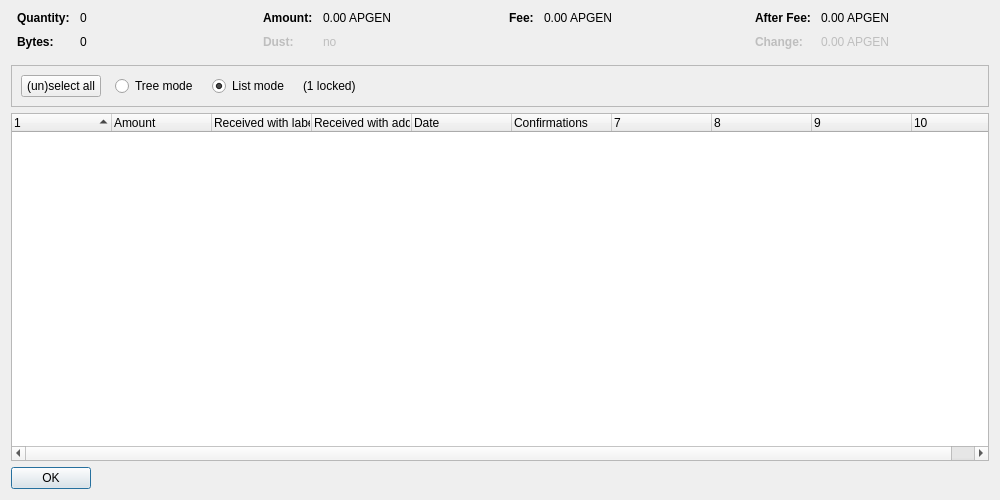
<?xml version="1.0" encoding="UTF-8"?>
<ui version="4.0">
 <class>CoinControlDialog</class>
 <widget class="QDialog" name="CoinControlDialog">
  <property name="geometry">
   <rect>
    <x>0</x>
    <y>0</y>
    <width>1000</width>
    <height>500</height>
   </rect>
  </property>
  <property name="windowTitle">
   <string>Coin Selection</string>
  </property>
  <layout class="QVBoxLayout" name="verticalLayout">
   <item>
    <layout class="QHBoxLayout" name="horizontalLayoutTop" stretch="0,0,0,0">
     <property name="topMargin">
      <number>0</number>
     </property>
     <property name="bottomMargin">
      <number>10</number>
     </property>
     <item>
      <layout class="QFormLayout" name="formLayoutCoinControl1">
       <property name="horizontalSpacing">
        <number>10</number>
       </property>
       <property name="verticalSpacing">
        <number>10</number>
       </property>
       <property name="leftMargin">
        <number>6</number>
       </property>
       <property name="rightMargin">
        <number>6</number>
       </property>
       <item row="0" column="0">
        <widget class="QLabel" name="labelCoinControlQuantityText">
         <property name="font">
          <font>
           <weight>75</weight>
           <bold>true</bold>
          </font>
         </property>
         <property name="text">
          <string>Quantity:</string>
         </property>
        </widget>
       </item>
       <item row="0" column="1">
        <widget class="QLabel" name="labelCoinControlQuantity">
         <property name="cursor">
          <cursorShape>IBeamCursor</cursorShape>
         </property>
         <property name="contextMenuPolicy">
          <enum>Qt::ActionsContextMenu</enum>
         </property>
         <property name="text">
          <string notr="true">0</string>
         </property>
         <property name="textInteractionFlags">
          <set>Qt::LinksAccessibleByMouse|Qt::TextSelectableByKeyboard|Qt::TextSelectableByMouse</set>
         </property>
        </widget>
       </item>
       <item row="1" column="0">
        <widget class="QLabel" name="labelCoinControlBytesText">
         <property name="font">
          <font>
           <weight>75</weight>
           <bold>true</bold>
          </font>
         </property>
         <property name="text">
          <string>Bytes:</string>
         </property>
        </widget>
       </item>
       <item row="1" column="1">
        <widget class="QLabel" name="labelCoinControlBytes">
         <property name="cursor">
          <cursorShape>IBeamCursor</cursorShape>
         </property>
         <property name="contextMenuPolicy">
          <enum>Qt::ActionsContextMenu</enum>
         </property>
         <property name="text">
          <string notr="true">0</string>
         </property>
         <property name="textInteractionFlags">
          <set>Qt::LinksAccessibleByMouse|Qt::TextSelectableByKeyboard|Qt::TextSelectableByMouse</set>
         </property>
        </widget>
       </item>
      </layout>
     </item>
     <item>
      <layout class="QFormLayout" name="formLayoutCoinControl2">
       <property name="horizontalSpacing">
        <number>10</number>
       </property>
       <property name="verticalSpacing">
        <number>10</number>
       </property>
       <property name="leftMargin">
        <number>6</number>
       </property>
       <property name="rightMargin">
        <number>6</number>
       </property>
       <item row="0" column="0">
        <widget class="QLabel" name="labelCoinControlAmountText">
         <property name="font">
          <font>
           <weight>75</weight>
           <bold>true</bold>
          </font>
         </property>
         <property name="text">
          <string>Amount:</string>
         </property>
        </widget>
       </item>
       <item row="0" column="1">
        <widget class="QLabel" name="labelCoinControlAmount">
         <property name="cursor">
          <cursorShape>IBeamCursor</cursorShape>
         </property>
         <property name="contextMenuPolicy">
          <enum>Qt::ActionsContextMenu</enum>
         </property>
         <property name="text">
          <string notr="true">0.00 APGEN</string>
         </property>
         <property name="textInteractionFlags">
          <set>Qt::LinksAccessibleByMouse|Qt::TextSelectableByKeyboard|Qt::TextSelectableByMouse</set>
         </property>
        </widget>
       </item>
       <item row="1" column="0">
        <widget class="QLabel" name="labelCoinControlLowOutputText">
         <property name="enabled">
          <bool>false</bool>
         </property>
         <property name="font">
          <font>
           <weight>75</weight>
           <bold>true</bold>
          </font>
         </property>
         <property name="text">
          <string>Dust:</string>
         </property>
        </widget>
       </item>
       <item row="1" column="1">
        <widget class="QLabel" name="labelCoinControlLowOutput">
         <property name="enabled">
          <bool>false</bool>
         </property>
         <property name="cursor">
          <cursorShape>IBeamCursor</cursorShape>
         </property>
         <property name="contextMenuPolicy">
          <enum>Qt::ActionsContextMenu</enum>
         </property>
         <property name="text">
          <string notr="true">no</string>
         </property>
         <property name="textInteractionFlags">
          <set>Qt::LinksAccessibleByMouse|Qt::TextSelectableByKeyboard|Qt::TextSelectableByMouse</set>
         </property>
        </widget>
       </item>
      </layout>
     </item>
     <item>
      <layout class="QFormLayout" name="formLayoutCoinControl3">
       <property name="horizontalSpacing">
        <number>10</number>
       </property>
       <property name="verticalSpacing">
        <number>10</number>
       </property>
       <property name="leftMargin">
        <number>6</number>
       </property>
       <property name="rightMargin">
        <number>6</number>
       </property>
       <item row="0" column="0">
        <widget class="QLabel" name="labelCoinControlFeeText">
         <property name="font">
          <font>
           <weight>75</weight>
           <bold>true</bold>
          </font>
         </property>
         <property name="text">
          <string>Fee:</string>
         </property>
        </widget>
       </item>
       <item row="0" column="1">
        <widget class="QLabel" name="labelCoinControlFee">
         <property name="cursor">
          <cursorShape>IBeamCursor</cursorShape>
         </property>
         <property name="contextMenuPolicy">
          <enum>Qt::ActionsContextMenu</enum>
         </property>
         <property name="text">
          <string notr="true">0.00 APGEN</string>
         </property>
         <property name="textInteractionFlags">
          <set>Qt::LinksAccessibleByMouse|Qt::TextSelectableByKeyboard|Qt::TextSelectableByMouse</set>
         </property>
        </widget>
       </item>
      </layout>
     </item>
     <item>
      <layout class="QFormLayout" name="formLayoutCoinControl4">
       <property name="horizontalSpacing">
        <number>10</number>
       </property>
       <property name="verticalSpacing">
        <number>10</number>
       </property>
       <property name="leftMargin">
        <number>6</number>
       </property>
       <property name="rightMargin">
        <number>6</number>
       </property>
       <item row="0" column="0">
        <widget class="QLabel" name="labelCoinControlAfterFeeText">
         <property name="font">
          <font>
           <weight>75</weight>
           <bold>true</bold>
          </font>
         </property>
         <property name="text">
          <string>After Fee:</string>
         </property>
        </widget>
       </item>
       <item row="0" column="1">
        <widget class="QLabel" name="labelCoinControlAfterFee">
         <property name="cursor">
          <cursorShape>IBeamCursor</cursorShape>
         </property>
         <property name="contextMenuPolicy">
          <enum>Qt::ActionsContextMenu</enum>
         </property>
         <property name="text">
          <string notr="true">0.00 APGEN</string>
         </property>
         <property name="textInteractionFlags">
          <set>Qt::LinksAccessibleByMouse|Qt::TextSelectableByKeyboard|Qt::TextSelectableByMouse</set>
         </property>
        </widget>
       </item>
       <item row="1" column="0">
        <widget class="QLabel" name="labelCoinControlChangeText">
         <property name="enabled">
          <bool>false</bool>
         </property>
         <property name="font">
          <font>
           <weight>75</weight>
           <bold>true</bold>
          </font>
         </property>
         <property name="text">
          <string>Change:</string>
         </property>
        </widget>
       </item>
       <item row="1" column="1">
        <widget class="QLabel" name="labelCoinControlChange">
         <property name="enabled">
          <bool>false</bool>
         </property>
         <property name="cursor">
          <cursorShape>IBeamCursor</cursorShape>
         </property>
         <property name="contextMenuPolicy">
          <enum>Qt::ActionsContextMenu</enum>
         </property>
         <property name="text">
          <string notr="true">0.00 APGEN</string>
         </property>
         <property name="textInteractionFlags">
          <set>Qt::LinksAccessibleByMouse|Qt::TextSelectableByKeyboard|Qt::TextSelectableByMouse</set>
         </property>
        </widget>
       </item>
      </layout>
     </item>
    </layout>
   </item>
   <item>
    <widget class="QFrame" name="frame">
     <property name="minimumSize">
      <size>
       <width>0</width>
       <height>40</height>
      </size>
     </property>
     <property name="frameShape">
      <enum>QFrame::StyledPanel</enum>
     </property>
     <property name="frameShadow">
      <enum>QFrame::Sunken</enum>
     </property>
     <layout class="QHBoxLayout" name="horizontalLayout">
      <item>
       <layout class="QHBoxLayout" name="horizontalLayoutPanel" stretch="0,0,0,0,0">
        <property name="spacing">
         <number>14</number>
        </property>
        <item>
         <widget class="QPushButton" name="pushButtonSelectAll">
          <property name="sizePolicy">
           <sizepolicy hsizetype="Maximum" vsizetype="Fixed">
            <horstretch>0</horstretch>
            <verstretch>0</verstretch>
           </sizepolicy>
          </property>
          <property name="text">
           <string>(un)select all</string>
          </property>
          <property name="autoDefault">
           <bool>false</bool>
          </property>
         </widget>
        </item>
        <item>
         <widget class="QRadioButton" name="radioTreeMode">
          <property name="sizePolicy">
           <sizepolicy hsizetype="Maximum" vsizetype="Fixed">
            <horstretch>0</horstretch>
            <verstretch>0</verstretch>
           </sizepolicy>
          </property>
          <property name="text">
           <string>Tree mode</string>
          </property>
         </widget>
        </item>
        <item>
         <widget class="QRadioButton" name="radioListMode">
          <property name="sizePolicy">
           <sizepolicy hsizetype="Maximum" vsizetype="Fixed">
            <horstretch>0</horstretch>
            <verstretch>0</verstretch>
           </sizepolicy>
          </property>
          <property name="text">
           <string>List mode</string>
          </property>
          <property name="checked">
           <bool>true</bool>
          </property>
         </widget>
        </item>
        <item>
         <widget class="QLabel" name="labelLocked">
          <property name="text">
           <string notr="true">(1 locked)</string>
          </property>
         </widget>
        </item>
        <item>
         <spacer name="horizontalSpacer">
          <property name="orientation">
           <enum>Qt::Horizontal</enum>
          </property>
          <property name="sizeHint" stdset="0">
           <size>
            <width>40</width>
            <height>20</height>
           </size>
          </property>
         </spacer>
        </item>
       </layout>
      </item>
     </layout>
    </widget>
   </item>
   <item>
    <widget class="CoinControlTreeWidget" name="treeWidget">
     <property name="contextMenuPolicy">
      <enum>Qt::CustomContextMenu</enum>
     </property>
     <property name="sortingEnabled">
      <bool>false</bool>
     </property>
     <property name="columnCount">
      <number>10</number>
     </property>
     <attribute name="headerShowSortIndicator" stdset="0">
      <bool>true</bool>
     </attribute>
     <attribute name="headerStretchLastSection">
      <bool>false</bool>
     </attribute>
     <column>
      <property name="text">
       <string/>
      </property>
     </column>
     <column>
      <property name="text">
       <string>Amount</string>
      </property>
     </column>
     <column>
      <property name="text">
       <string>Received with label</string>
      </property>
     </column>
     <column>
      <property name="text">
       <string>Received with address</string>
      </property>
     </column>
     <column>
      <property name="text">
       <string>Date</string>
      </property>
     </column>
     <column>
      <property name="text">
       <string>Confirmations</string>
      </property>
      <property name="toolTip">
       <string>Confirmed</string>
      </property>
     </column>
     <column>
      <property name="text">
       <string/>
      </property>
     </column>
     <column>
      <property name="text">
       <string/>
      </property>
     </column>
     <column>
      <property name="text">
       <string/>
      </property>
     </column>
     <column>
      <property name="text">
       <string/>
      </property>
     </column>
    </widget>
   </item>
   <item>
    <widget class="QDialogButtonBox" name="buttonBox">
     <property name="sizePolicy">
      <sizepolicy hsizetype="Maximum" vsizetype="Fixed">
       <horstretch>0</horstretch>
       <verstretch>0</verstretch>
      </sizepolicy>
     </property>
     <property name="orientation">
      <enum>Qt::Horizontal</enum>
     </property>
     <property name="standardButtons">
      <set>QDialogButtonBox::Ok</set>
     </property>
    </widget>
   </item>
  </layout>
 </widget>
 <customwidgets>
  <customwidget>
   <class>CoinControlTreeWidget</class>
   <extends>QTreeWidget</extends>
   <header>coincontroltreewidget.h</header>
  </customwidget>
 </customwidgets>
 <resources/>
 <connections/>
</ui>
